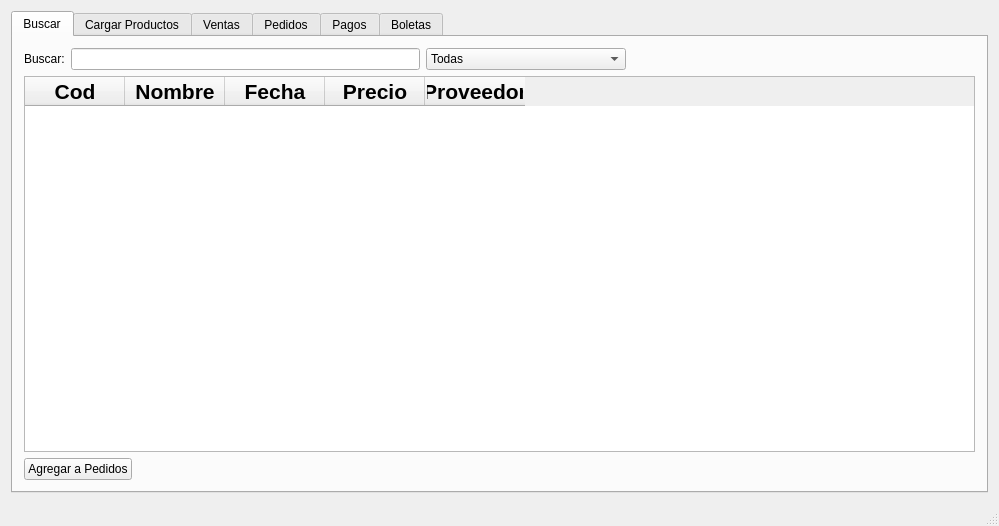
<?xml version="1.0" encoding="UTF-8"?>
<ui version="4.0">
 <class>MainWindow</class>
 <widget class="QMainWindow" name="MainWindow">
  <property name="geometry">
   <rect>
    <x>0</x>
    <y>0</y>
    <width>999</width>
    <height>526</height>
   </rect>
  </property>
  <property name="windowTitle">
   <string>MainWindow</string>
  </property>
  <widget class="QWidget" name="centralWidget">
   <layout class="QHBoxLayout" name="horizontalLayout_3">
    <item>
     <widget class="QTabWidget" name="tabWidgetTareas">
      <property name="currentIndex">
       <number>0</number>
      </property>
      <widget class="QWidget" name="buscar">
       <attribute name="title">
        <string>Buscar</string>
       </attribute>
       <layout class="QVBoxLayout" name="verticalLayout_2">
        <item>
         <layout class="QHBoxLayout" name="horizontalLayout_4">
          <item>
           <widget class="QLabel" name="label">
            <property name="text">
             <string>Buscar:</string>
            </property>
           </widget>
          </item>
          <item>
           <widget class="QLineEdit" name="lineEdit"/>
          </item>
          <item>
           <widget class="QComboBox" name="comboBoxCategoriasResultados">
            <property name="minimumSize">
             <size>
              <width>200</width>
              <height>0</height>
             </size>
            </property>
            <item>
             <property name="text">
              <string>Todas</string>
             </property>
            </item>
            <item>
             <property name="text">
              <string>Ferretería</string>
             </property>
            </item>
            <item>
             <property name="text">
              <string>Pinturas</string>
             </property>
            </item>
            <item>
             <property name="text">
              <string>Electricidad</string>
             </property>
            </item>
            <item>
             <property name="text">
              <string>Bulonería</string>
             </property>
            </item>
            <item>
             <property name="text">
              <string>Cerrajería</string>
             </property>
            </item>
            <item>
             <property name="text">
              <string>Químicos</string>
             </property>
            </item>
            <item>
             <property name="text">
              <string>Sanitarios</string>
             </property>
            </item>
            <item>
             <property name="text">
              <string>Otros</string>
             </property>
            </item>
           </widget>
          </item>
          <item>
           <spacer name="horizontalSpacer">
            <property name="orientation">
             <enum>Qt::Horizontal</enum>
            </property>
            <property name="sizeHint" stdset="0">
             <size>
              <width>40</width>
              <height>20</height>
             </size>
            </property>
           </spacer>
          </item>
         </layout>
        </item>
        <item>
         <widget class="QTableWidget" name="tableWidgetResultados">
          <attribute name="verticalHeaderVisible">
           <bool>false</bool>
          </attribute>
          <column>
           <property name="text">
            <string>Cod</string>
           </property>
           <property name="font">
            <font>
             <pointsize>16</pointsize>
             <weight>75</weight>
             <bold>true</bold>
            </font>
           </property>
          </column>
          <column>
           <property name="text">
            <string>Nombre</string>
           </property>
           <property name="font">
            <font>
             <pointsize>16</pointsize>
             <weight>75</weight>
             <bold>true</bold>
            </font>
           </property>
          </column>
          <column>
           <property name="text">
            <string>Fecha</string>
           </property>
           <property name="font">
            <font>
             <pointsize>16</pointsize>
             <weight>75</weight>
             <bold>true</bold>
            </font>
           </property>
          </column>
          <column>
           <property name="text">
            <string>Precio</string>
           </property>
           <property name="font">
            <font>
             <pointsize>16</pointsize>
             <weight>75</weight>
             <bold>true</bold>
            </font>
           </property>
          </column>
          <column>
           <property name="text">
            <string>Proveedor</string>
           </property>
           <property name="font">
            <font>
             <pointsize>16</pointsize>
             <weight>75</weight>
             <bold>true</bold>
            </font>
           </property>
          </column>
         </widget>
        </item>
        <item>
         <layout class="QHBoxLayout" name="horizontalLayout_7">
          <item>
           <widget class="QPushButton" name="pushButtonAgregarAPedidos">
            <property name="text">
             <string>Agregar a Pedidos</string>
            </property>
           </widget>
          </item>
          <item>
           <spacer name="horizontalSpacer_4">
            <property name="orientation">
             <enum>Qt::Horizontal</enum>
            </property>
            <property name="sizeHint" stdset="0">
             <size>
              <width>40</width>
              <height>20</height>
             </size>
            </property>
           </spacer>
          </item>
         </layout>
        </item>
       </layout>
      </widget>
      <widget class="QWidget" name="cargar_productos">
       <attribute name="title">
        <string>Cargar Productos</string>
       </attribute>
       <layout class="QVBoxLayout" name="verticalLayout">
        <item>
         <layout class="QHBoxLayout" name="horizontalLayout">
          <item>
           <widget class="QLineEdit" name="lineEditNombre"/>
          </item>
          <item>
           <widget class="QLineEdit" name="lineEditFecha">
            <property name="maximumSize">
             <size>
              <width>160</width>
              <height>16777215</height>
             </size>
            </property>
           </widget>
          </item>
          <item>
           <widget class="QLineEdit" name="lineEditPrecio">
            <property name="maximumSize">
             <size>
              <width>80</width>
              <height>16777215</height>
             </size>
            </property>
           </widget>
          </item>
          <item>
           <widget class="QComboBox" name="comboBoxProveedores">
            <property name="minimumSize">
             <size>
              <width>200</width>
              <height>0</height>
             </size>
            </property>
           </widget>
          </item>
          <item>
           <widget class="QComboBox" name="comboBoxCategorias">
            <property name="minimumSize">
             <size>
              <width>200</width>
              <height>0</height>
             </size>
            </property>
            <item>
             <property name="text">
              <string>Ferretería</string>
             </property>
            </item>
            <item>
             <property name="text">
              <string>Pinturas</string>
             </property>
            </item>
            <item>
             <property name="text">
              <string>Electricidad</string>
             </property>
            </item>
            <item>
             <property name="text">
              <string>Bulonería</string>
             </property>
            </item>
            <item>
             <property name="text">
              <string>Cerrajería</string>
             </property>
            </item>
            <item>
             <property name="text">
              <string>Químicos</string>
             </property>
            </item>
            <item>
             <property name="text">
              <string>Sanitarios</string>
             </property>
            </item>
            <item>
             <property name="text">
              <string>Otros</string>
             </property>
            </item>
           </widget>
          </item>
          <item>
           <widget class="QPushButton" name="pushButtonGrabar">
            <property name="text">
             <string>Guardar Producto</string>
            </property>
           </widget>
          </item>
         </layout>
        </item>
        <item>
         <widget class="QTableWidget" name="tableWidgetProductos">
          <property name="selectionBehavior">
           <enum>QAbstractItemView::SelectRows</enum>
          </property>
          <attribute name="verticalHeaderVisible">
           <bool>false</bool>
          </attribute>
          <column>
           <property name="text">
            <string>Cod</string>
           </property>
           <property name="font">
            <font>
             <pointsize>16</pointsize>
             <weight>75</weight>
             <bold>true</bold>
            </font>
           </property>
          </column>
          <column>
           <property name="text">
            <string>Nombre</string>
           </property>
           <property name="font">
            <font>
             <pointsize>16</pointsize>
             <weight>75</weight>
             <bold>true</bold>
            </font>
           </property>
          </column>
          <column>
           <property name="text">
            <string>Fecha</string>
           </property>
           <property name="font">
            <font>
             <pointsize>16</pointsize>
             <weight>75</weight>
             <bold>true</bold>
            </font>
           </property>
          </column>
          <column>
           <property name="text">
            <string>Precio</string>
           </property>
           <property name="font">
            <font>
             <pointsize>16</pointsize>
             <weight>75</weight>
             <bold>true</bold>
            </font>
           </property>
          </column>
          <column>
           <property name="text">
            <string>Proveedor</string>
           </property>
           <property name="font">
            <font>
             <pointsize>16</pointsize>
             <weight>75</weight>
             <bold>true</bold>
            </font>
           </property>
          </column>
          <column>
           <property name="text">
            <string>Categoría</string>
           </property>
           <property name="font">
            <font>
             <pointsize>16</pointsize>
             <weight>75</weight>
             <bold>true</bold>
            </font>
           </property>
          </column>
         </widget>
        </item>
        <item>
         <layout class="QHBoxLayout" name="horizontalLayout_2">
          <item>
           <widget class="QPushButton" name="pushButtonEditar">
            <property name="text">
             <string>Editar</string>
            </property>
           </widget>
          </item>
          <item>
           <widget class="QPushButton" name="pushButtonBorrar">
            <property name="text">
             <string>Borrar Producto</string>
            </property>
           </widget>
          </item>
          <item>
           <spacer name="horizontalSpacer_2">
            <property name="orientation">
             <enum>Qt::Horizontal</enum>
            </property>
            <property name="sizeHint" stdset="0">
             <size>
              <width>40</width>
              <height>20</height>
             </size>
            </property>
           </spacer>
          </item>
         </layout>
        </item>
       </layout>
      </widget>
      <widget class="QWidget" name="ventas">
       <attribute name="title">
        <string>Ventas</string>
       </attribute>
       <layout class="QHBoxLayout" name="horizontalLayout_6">
        <item>
         <layout class="QVBoxLayout" name="verticalLayout_4">
          <item>
           <widget class="QWidget" name="widget" native="true">
            <property name="maximumSize">
             <size>
              <width>220</width>
              <height>50</height>
             </size>
            </property>
            <layout class="QHBoxLayout" name="horizontalLayout_5">
             <item>
              <spacer name="horizontalSpacer_5">
               <property name="orientation">
                <enum>Qt::Horizontal</enum>
               </property>
               <property name="sizeHint" stdset="0">
                <size>
                 <width>9</width>
                 <height>20</height>
                </size>
               </property>
              </spacer>
             </item>
             <item>
              <widget class="QLineEdit" name="lineEditVenta">
               <property name="maximumSize">
                <size>
                 <width>150</width>
                 <height>16777215</height>
                </size>
               </property>
              </widget>
             </item>
             <item>
              <spacer name="horizontalSpacer_3">
               <property name="orientation">
                <enum>Qt::Horizontal</enum>
               </property>
               <property name="sizeHint" stdset="0">
                <size>
                 <width>9</width>
                 <height>20</height>
                </size>
               </property>
              </spacer>
             </item>
            </layout>
           </widget>
          </item>
          <item>
           <widget class="QTableWidget" name="tableWidgetListaVentas">
            <property name="maximumSize">
             <size>
              <width>220</width>
              <height>16777215</height>
             </size>
            </property>
            <attribute name="verticalHeaderVisible">
             <bool>false</bool>
            </attribute>
            <column>
             <property name="text">
              <string>Pesos</string>
             </property>
             <property name="font">
              <font>
               <pointsize>16</pointsize>
               <weight>75</weight>
               <bold>true</bold>
              </font>
             </property>
            </column>
            <column>
             <property name="text">
              <string>Hora</string>
             </property>
             <property name="font">
              <font>
               <pointsize>16</pointsize>
               <weight>75</weight>
               <bold>true</bold>
              </font>
             </property>
            </column>
           </widget>
          </item>
         </layout>
        </item>
        <item>
         <layout class="QVBoxLayout" name="verticalLayout_3">
          <item>
           <widget class="QLabel" name="labelManana">
            <property name="font">
             <font>
              <pointsize>26</pointsize>
              <weight>75</weight>
              <bold>true</bold>
             </font>
            </property>
            <property name="text">
             <string>Mañana:$0</string>
            </property>
           </widget>
          </item>
          <item>
           <widget class="QLabel" name="labelTarde">
            <property name="font">
             <font>
              <pointsize>26</pointsize>
              <weight>75</weight>
              <bold>true</bold>
             </font>
            </property>
            <property name="text">
             <string>Tarde:$0</string>
            </property>
           </widget>
          </item>
          <item>
           <widget class="QLabel" name="labelTotal">
            <property name="font">
             <font>
              <pointsize>26</pointsize>
              <weight>75</weight>
              <bold>true</bold>
             </font>
            </property>
            <property name="text">
             <string>Total:$0</string>
            </property>
           </widget>
          </item>
         </layout>
        </item>
        <item>
         <widget class="QWidget" name="widgetAreaDerecha" native="true">
          <property name="minimumSize">
           <size>
            <width>300</width>
            <height>0</height>
           </size>
          </property>
          <property name="maximumSize">
           <size>
            <width>650</width>
            <height>16777215</height>
           </size>
          </property>
          <property name="styleSheet">
           <string notr="true">#widgetAreaDerecha{
	border-width: 2px;
	border-style:solid;
	border-color: &quot;#000&quot;;
	border-radius: 10px;
}</string>
          </property>
          <layout class="QVBoxLayout" name="verticalLayout_5">
           <item>
            <spacer name="verticalSpacer_2">
             <property name="orientation">
              <enum>Qt::Vertical</enum>
             </property>
             <property name="sizeHint" stdset="0">
              <size>
               <width>20</width>
               <height>83</height>
              </size>
             </property>
            </spacer>
           </item>
           <item>
            <widget class="QCalendarWidget" name="Almanaque"/>
           </item>
           <item>
            <widget class="QLabel" name="labelVentasDeMes">
             <property name="font">
              <font>
               <pointsize>20</pointsize>
               <weight>75</weight>
               <bold>true</bold>
              </font>
             </property>
             <property name="text">
              <string>Este Mes:$0</string>
             </property>
            </widget>
           </item>
           <item>
            <spacer name="verticalSpacer">
             <property name="orientation">
              <enum>Qt::Vertical</enum>
             </property>
             <property name="sizeHint" stdset="0">
              <size>
               <width>20</width>
               <height>83</height>
              </size>
             </property>
            </spacer>
           </item>
          </layout>
         </widget>
        </item>
       </layout>
      </widget>
      <widget class="QWidget" name="pedidos">
       <attribute name="title">
        <string>Pedidos</string>
       </attribute>
       <layout class="QVBoxLayout" name="verticalLayout_6">
        <item>
         <layout class="QHBoxLayout" name="horizontalLayout_8">
          <item>
           <widget class="QComboBox" name="comboBoxProveedoresPed">
            <property name="minimumSize">
             <size>
              <width>200</width>
              <height>0</height>
             </size>
            </property>
           </widget>
          </item>
          <item>
           <spacer name="horizontalSpacer_6">
            <property name="orientation">
             <enum>Qt::Horizontal</enum>
            </property>
            <property name="sizeHint" stdset="0">
             <size>
              <width>40</width>
              <height>20</height>
             </size>
            </property>
           </spacer>
          </item>
         </layout>
        </item>
        <item>
         <widget class="QTableWidget" name="tableWidgetPedidos">
          <attribute name="verticalHeaderVisible">
           <bool>false</bool>
          </attribute>
          <column>
           <property name="text">
            <string>Nombre</string>
           </property>
           <property name="font">
            <font>
             <pointsize>16</pointsize>
             <weight>75</weight>
             <bold>true</bold>
            </font>
           </property>
          </column>
         </widget>
        </item>
        <item>
         <layout class="QHBoxLayout" name="horizontalLayout_9">
          <item>
           <widget class="QPushButton" name="pushButtonBorrarPedidos">
            <property name="text">
             <string>Borrar Pedidos</string>
            </property>
           </widget>
          </item>
          <item>
           <spacer name="horizontalSpacer_7">
            <property name="orientation">
             <enum>Qt::Horizontal</enum>
            </property>
            <property name="sizeHint" stdset="0">
             <size>
              <width>40</width>
              <height>20</height>
             </size>
            </property>
           </spacer>
          </item>
         </layout>
        </item>
       </layout>
      </widget>
      <widget class="QWidget" name="pagos">
       <attribute name="title">
        <string>Pagos</string>
       </attribute>
       <layout class="QVBoxLayout" name="verticalLayout_7">
        <item>
         <layout class="QHBoxLayout" name="horizontalLayout_10">
          <item>
           <widget class="QComboBox" name="comboBoxProveedoresPagos">
            <property name="minimumSize">
             <size>
              <width>200</width>
              <height>0</height>
             </size>
            </property>
            <item>
             <property name="text">
              <string>Otros</string>
             </property>
            </item>
           </widget>
          </item>
          <item>
           <widget class="QLineEdit" name="lineEditPago">
            <property name="maximumSize">
             <size>
              <width>150</width>
              <height>16777215</height>
             </size>
            </property>
           </widget>
          </item>
          <item>
           <widget class="QPushButton" name="pushButtonGuardarPago">
            <property name="text">
             <string>Guardar</string>
            </property>
           </widget>
          </item>
          <item>
           <spacer name="horizontalSpacer_9">
            <property name="orientation">
             <enum>Qt::Horizontal</enum>
            </property>
            <property name="sizeHint" stdset="0">
             <size>
              <width>40</width>
              <height>20</height>
             </size>
            </property>
           </spacer>
          </item>
         </layout>
        </item>
        <item>
         <layout class="QHBoxLayout" name="horizontalLayout_11">
          <item>
           <widget class="QTableWidget" name="tableWidgetListaPagos">
            <property name="minimumSize">
             <size>
              <width>640</width>
              <height>0</height>
             </size>
            </property>
            <property name="maximumSize">
             <size>
              <width>220</width>
              <height>16777215</height>
             </size>
            </property>
            <attribute name="verticalHeaderVisible">
             <bool>false</bool>
            </attribute>
            <column>
             <property name="text">
              <string>Detalles</string>
             </property>
             <property name="font">
              <font>
               <pointsize>18</pointsize>
               <weight>75</weight>
               <bold>true</bold>
              </font>
             </property>
            </column>
            <column>
             <property name="text">
              <string>Pesos</string>
             </property>
             <property name="font">
              <font>
               <pointsize>16</pointsize>
               <weight>75</weight>
               <bold>true</bold>
              </font>
             </property>
            </column>
            <column>
             <property name="text">
              <string>Hora</string>
             </property>
             <property name="font">
              <font>
               <pointsize>16</pointsize>
               <weight>75</weight>
               <bold>true</bold>
              </font>
             </property>
            </column>
           </widget>
          </item>
          <item>
           <widget class="QWidget" name="widgetAreaDerechaPagos" native="true">
            <property name="minimumSize">
             <size>
              <width>300</width>
              <height>0</height>
             </size>
            </property>
            <property name="maximumSize">
             <size>
              <width>650</width>
              <height>16777215</height>
             </size>
            </property>
            <property name="styleSheet">
             <string notr="true">#widgetAreaDerechaPagos{
	border-width: 2px;
	border-style:solid;
	border-color: &quot;#000&quot;;
	border-radius: 10px;
}</string>
            </property>
            <layout class="QVBoxLayout" name="verticalLayout_14">
             <item>
              <spacer name="verticalSpacer_5">
               <property name="orientation">
                <enum>Qt::Vertical</enum>
               </property>
               <property name="sizeHint" stdset="0">
                <size>
                 <width>20</width>
                 <height>83</height>
                </size>
               </property>
              </spacer>
             </item>
             <item>
              <widget class="QCalendarWidget" name="AlmanaquePagos">
               <property name="minimumDate">
                <date>
                 <year>2016</year>
                 <month>2</month>
                 <day>29</day>
                </date>
               </property>
              </widget>
             </item>
             <item>
              <widget class="QLabel" name="labelPagosHoy">
               <property name="font">
                <font>
                 <pointsize>20</pointsize>
                 <weight>75</weight>
                 <bold>true</bold>
                </font>
               </property>
               <property name="text">
                <string>Hoy:$0</string>
               </property>
              </widget>
             </item>
             <item>
              <widget class="QLabel" name="labelPagosDeMes">
               <property name="font">
                <font>
                 <pointsize>20</pointsize>
                 <weight>75</weight>
                 <bold>true</bold>
                </font>
               </property>
               <property name="text">
                <string>Este Mes:$0</string>
               </property>
              </widget>
             </item>
             <item>
              <spacer name="verticalSpacer_6">
               <property name="orientation">
                <enum>Qt::Vertical</enum>
               </property>
               <property name="sizeHint" stdset="0">
                <size>
                 <width>20</width>
                 <height>83</height>
                </size>
               </property>
              </spacer>
             </item>
            </layout>
           </widget>
          </item>
         </layout>
        </item>
       </layout>
      </widget>
      <widget class="QWidget" name="tab">
       <attribute name="title">
        <string>Boletas</string>
       </attribute>
       <layout class="QVBoxLayout" name="verticalLayout_8">
        <item>
         <layout class="QHBoxLayout" name="horizontalLayout_13">
          <item>
           <widget class="QComboBox" name="comboBoxProveedoresBoletas">
            <property name="minimumSize">
             <size>
              <width>200</width>
              <height>0</height>
             </size>
            </property>
           </widget>
          </item>
          <item>
           <widget class="QPushButton" name="pushButtonAgregarBoleta">
            <property name="text">
             <string>Agregar Boleta</string>
            </property>
           </widget>
          </item>
          <item>
           <widget class="QPushButton" name="pushButtonAgregarPago">
            <property name="text">
             <string>Agregar Pago</string>
            </property>
           </widget>
          </item>
         </layout>
        </item>
        <item>
         <widget class="QTableWidget" name="tableWidgetBoletas">
          <property name="selectionBehavior">
           <enum>QAbstractItemView::SelectRows</enum>
          </property>
          <attribute name="verticalHeaderVisible">
           <bool>false</bool>
          </attribute>
          <column>
           <property name="text">
            <string>Fecha Boleta</string>
           </property>
           <property name="font">
            <font>
             <pointsize>16</pointsize>
             <weight>75</weight>
             <bold>true</bold>
            </font>
           </property>
          </column>
          <column>
           <property name="text">
            <string>Importe</string>
           </property>
           <property name="font">
            <font>
             <pointsize>16</pointsize>
             <weight>75</weight>
             <bold>true</bold>
            </font>
           </property>
          </column>
          <column>
           <property name="text">
            <string>N° Factura</string>
           </property>
           <property name="font">
            <font>
             <pointsize>16</pointsize>
             <weight>75</weight>
             <bold>true</bold>
            </font>
           </property>
          </column>
          <column>
           <property name="text">
            <string>Fecha de Pago</string>
           </property>
           <property name="font">
            <font>
             <pointsize>16</pointsize>
             <weight>75</weight>
             <bold>true</bold>
            </font>
           </property>
          </column>
          <column>
           <property name="text">
            <string>Pago</string>
           </property>
           <property name="font">
            <font>
             <pointsize>16</pointsize>
             <weight>75</weight>
             <bold>true</bold>
            </font>
           </property>
          </column>
          <column>
           <property name="text">
            <string>Subtotal</string>
           </property>
           <property name="font">
            <font>
             <pointsize>16</pointsize>
             <weight>75</weight>
             <bold>true</bold>
            </font>
           </property>
          </column>
         </widget>
        </item>
        <item>
         <layout class="QHBoxLayout" name="horizontalLayout_12">
          <item>
           <widget class="QPushButton" name="pushButtonBorrarFilaBoletas">
            <property name="text">
             <string>Borrar Ultima Fila</string>
            </property>
           </widget>
          </item>
          <item>
           <spacer name="horizontalSpacer_8">
            <property name="orientation">
             <enum>Qt::Horizontal</enum>
            </property>
            <property name="sizeHint" stdset="0">
             <size>
              <width>40</width>
              <height>20</height>
             </size>
            </property>
           </spacer>
          </item>
         </layout>
        </item>
       </layout>
      </widget>
     </widget>
    </item>
   </layout>
  </widget>
  <widget class="QMenuBar" name="menuBar">
   <property name="geometry">
    <rect>
     <x>0</x>
     <y>0</y>
     <width>999</width>
     <height>26</height>
    </rect>
   </property>
  </widget>
  <widget class="QStatusBar" name="statusBar"/>
 </widget>
 <layoutdefault spacing="6" margin="11"/>
 <resources/>
 <connections/>
</ui>
